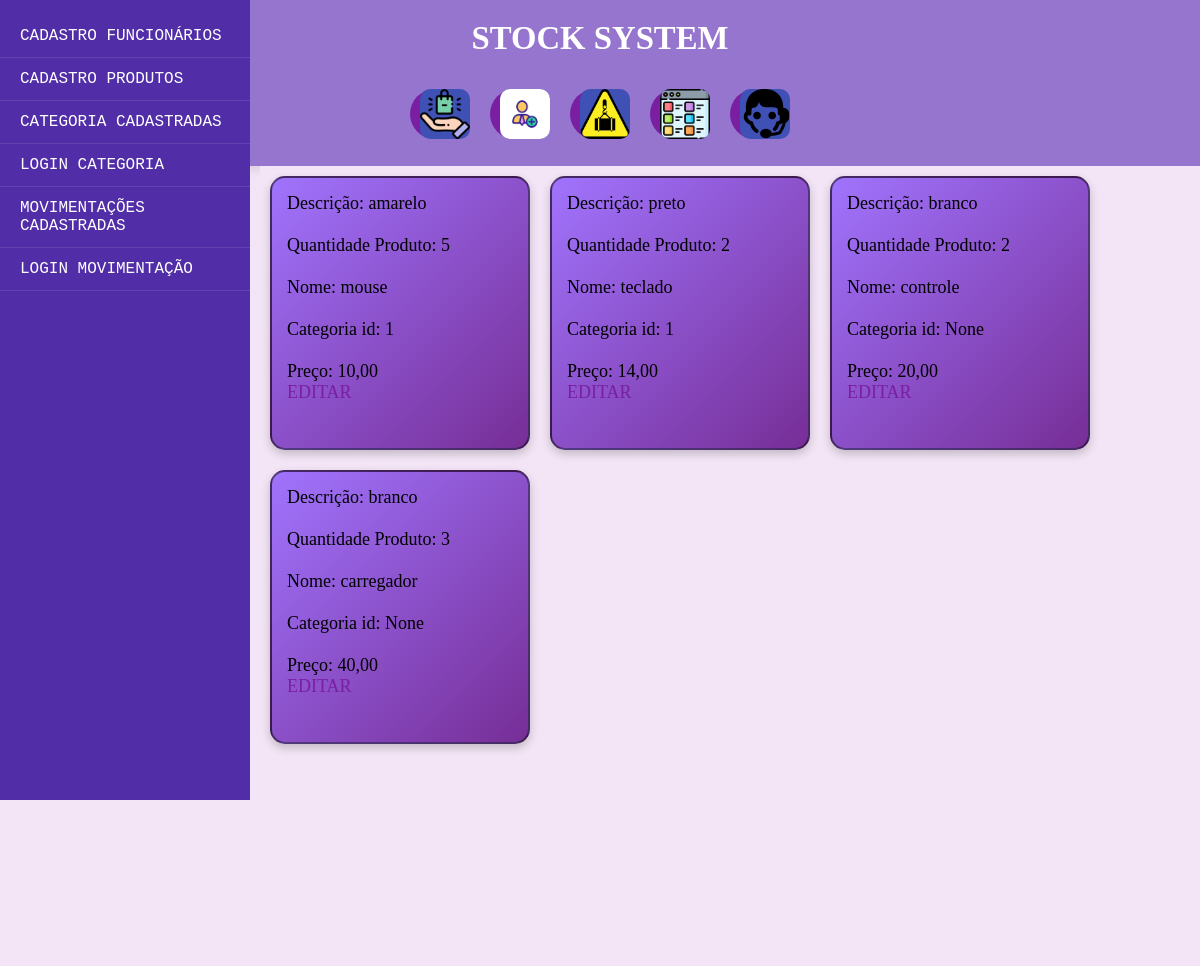
Screenshot of /produto with the database file from the repository.
### models.py (models this page shows, shortened)
class Produto(Base):
    __tablename__ = 'produto'
    id = Column(Integer, primary_key=True)
    nome = Column(String(40), nullable=False, index=True)
    descricao = Column(String(80), nullable=False, index=True, )
    quantidade_produto = Column(Integer, nullable=False, )
    preco = Column(String, nullable=False, unique=True)
    categoria_id = Column(String, nullable=False, unique=True)
    categoria_name = Column(String, ForeignKey('categoria.name_categoria'))
    def serialize_produto(self):
        dados_produto = {
            "id_produto": self.id,
            "nome": self.nome,
            "descricao": self.descricao,
            "quantidade_produto": self.quantidade_produto,
            "preco": self.preco,
            "categoria_name": self.categoria_name,
            "categoria_id": self.categoria_id
            }
        return dados_produto

### app.py (the view)
@app.route('/produto', methods=['GET'])
def produto():
    sql_produto = select(Produto)
    resultado_produto = db_session.execute(sql_produto).scalars()
    lista_produto = []
    for n in resultado_produto:
        lista_produto.append(n.serialize_produto())
        print(lista_produto[-1])
    return render_template('produto.html',
                           lista_produto=lista_produto)

### templates/produto.html
{% extends 'template.html' %}
{% block conteudo %}
{% for item in lista_produto %}
<div class="conteudo">
    <p> Descrição: {{item.descricao}} </p><br>
    <p> Quantidade Produto: {{item.quantidade_produto}}</p> <br>
    <p> Nome: {{item.nome}}</p> <br>
    <p> Categoria id: {{item.categoria_id}}</p><br>
    <p> Preço: {{item.preco}}</p>
     <a href="{{url_for('editar_produto', id_produto=item.id_produto)}}"> EDITAR</a>
</div>
{% endfor %}
{% endblock conteudo %}

### static/template.css (style rules this page uses)
* { margin: 0; padding: 0; box-sizing: border-box; }
html, body { height: 100%; font-family: 'Arial', sans-serif; background-color: #f3e5f5; color: #333; }
a { color: #7b1fa2; text-decoration: none; transition: color 0.3s; }
body { display: flex; flex-direction: column; }
.conteudo { background: linear-gradient(135deg, rgba(139, 87, 255, 0.8), rgba(87, 0, 127, 0.8)); text-align: start; display: inline-block; width: 260px; height: 274px; border-radius: 15px; font-size: 18px; padding: 15px; border: 2px solid rgba(0, 0, 0, 0.5); margin: 10px; float: left; box-shadow: 0 4px 10px rgba(0, 0, 0, 0.2); transition: transform 0.3s; color: black; font-family: Consolas; }

### rows the page displays
Produto: descricao "amarelo", quantidade_produto "5", nome "mouse", categoria_id "1", preco "10,00"
Produto: descricao "preto", quantidade_produto "2", nome "teclado", categoria_id "1", preco "14,00"
Produto: descricao "branco", quantidade_produto "2", nome "controle", categoria_id "None", preco "20,00"
Produto: descricao "branco", quantidade_produto "3", nome "carregador", categoria_id "None", preco "40,00"
